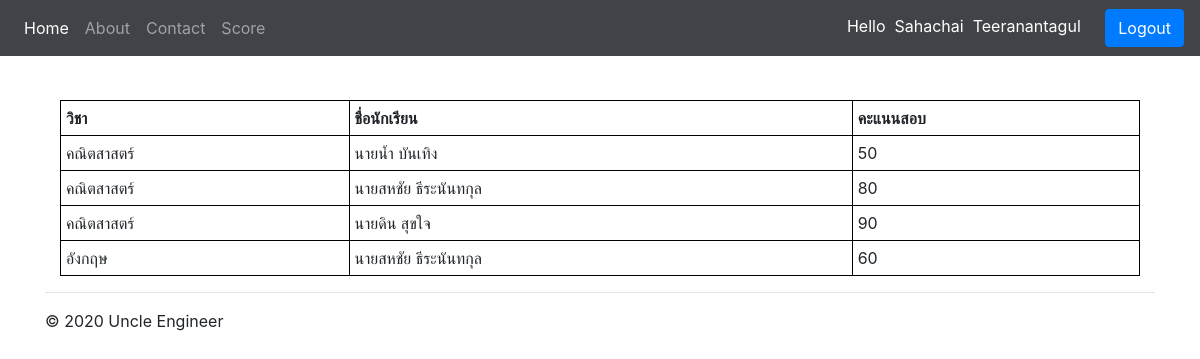
/score/ (signed in), run on the app's committed database.
### school/models.py (models this page shows, shortened)
class ExamScore(models.Model):
    allSubject = (
        ("คณิตสาสตร์", "คณิตสาสตร์"),
        ("ฟิสิกส์", "ฟิสิกส์"),
        ("ชีววิทยา", "ชีววิทยา"),
        ("อังกฤษ", "อังกฤษ"),
        ("ศิลปะ", "ศิลปะ"),
        ("สังคม", "สังคม"),
    )
    subject = models.CharField(max_length=200, choices=allSubject, default="math")
    student_name = models.CharField(max_length=200)
    score = models.IntegerField(default=0)

### school/views.py (the view)
# urls.py: path("score/", views.ShowScore, name="score-page"),
def ShowScore(request):
    score = ExamScore.objects.all()
    context = {"score": score}
    return render(request, "school/showscore.html", context)

### school/templates/school/showscore.html (shortened to what this page needs)
{% extends 'school/base.html' %}
{% block content %}
<div class="container">
    <table style="width: 100%; margin-top: 100px">
        <tr>
            <th>วิชา</th>
            <th>ชื่อนักเรียน</th>
            <th>คะแนนสอบ</th>
        </tr>
        {% for sc in score %}
        <tr>
            <td>{{ sc.subject }}</td>
            <td>{{ sc.student_name }}</td>
            <td>{{ sc.score }}</td>
        </tr>
        {% endfor %}
    </table>
</div>
{% endblock content %}

### school/templates/school/base.html (shortened to what this page needs)
<!DOCTYPE html>
<html lang="en">
<head>
    <link rel="stylesheet" href="https://maxcdn.bootstrapcdn.com/bootstrap/4.4.1/css/bootstrap.min.css" />
</head>
<body>
    <nav class="navbar navbar-expand-md navbar-dark fixed-top" style="background-color: #404347">
        <div class="collapse navbar-collapse" id="navbarsExampleDefault">
            <ul class="navbar-nav mr-auto">
                <li class="nav-item active">
                    <a class="nav-link" href="{% url 'home-page' %}">Home <span class="sr-only">(current)</span></a>
                </li>
                <li class="nav-item">
                    <a class="nav-link" href="{% url 'about-page' %}">About</a>
                </li>
                <li class="nav-item">
                    <a class="nav-link" href="{% url 'contact-page' %}">Contact</a>
                </li>
                <li class="nav-item">
                    <a class="nav-link" href="{% url 'score-page' %}">Score</a>
                </li>
            </ul>
            <div>
                {% if user.is_authenticated %}
                <font color="white" style="margin-right: 20px;"> Hello&nbsp {{ user.first_name }}&nbsp&nbsp{{ user.last_name }}
                </font>
                <a class="btn btn-primary" href="{% url 'logout' %}">Logout</a>
                {% else %}
                <a class="btn btn-primary" style="margin-right: 5px;" href="{% url 'login' %}">Login</a>
                <a class="btn btn-primary" href="{% url 'register-page' %}">Register</a>
                {% endif %}
            </div>
        </div>
    </nav>
    <main role="main">
        <div class="container">
            {% block content %} {% endblock %}
            <hr />
        </div>
    </main>
    <footer class="container">
        <p>&copy; 2020 Uncle Engineer</p>
    </footer>
</body>
</html>

### school/templates/school/showscore.html (style rules this page uses)
table, th, td { border: 1px solid black; border-collapse: collapse; }
th, td { padding: 5px; }
th { text-align: left; }

### data on the page
ExamScore: subject "คณิตสาสตร์", student_name "นายน้ำ บันเทิง", score "50"
ExamScore: subject "คณิตสาสตร์", student_name "นายสหชัย ธีระนันทกุล", score "80"
ExamScore: subject "คณิตสาสตร์", student_name "นายดิน สุขใจ", score "90"
ExamScore: subject "อังกฤษ", student_name "นายสหชัย ธีระนันทกุล", score "60"

### other printed values
{{ user.first_name }} "Sahachai"
{{ user.last_name }} "Teeranantagul"
